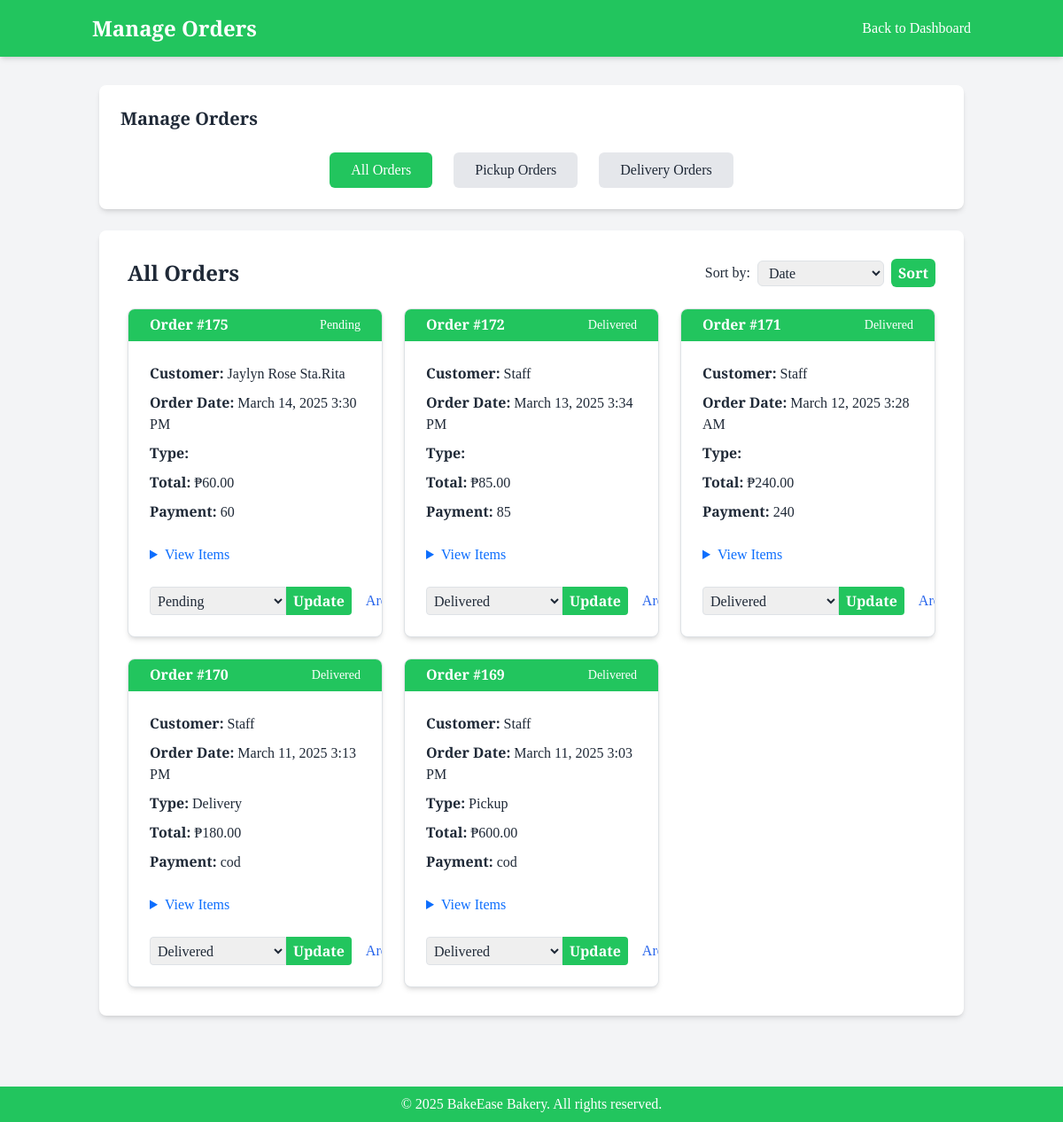
/views/admin/manage_orders.php (signed in), run on the app's committed database.
### tables this page shows
CREATE TABLE `orders` (
  `id` int(11) NOT NULL,
  `user_id` int(11) NOT NULL,
  `customer_email` varchar(255) DEFAULT NULL,
  `product_id` int(11) NOT NULL,
  `quantity` int(11) NOT NULL,
  `total_price` decimal(10,2) NOT NULL,
  `payment_method` varchar(50) NOT NULL,
  `address` text NOT NULL,
  `status` enum('pending','processing','Ready for pickup','Ready for delivery','Out for Delivery','Delivered','Cancelled') NOT NULL,
  `order_date` timestamp NOT NULL DEFAULT current_timestamp(),
  `order_type` enum('delivery','pickup') NOT NULL DEFAULT 'pickup',
  `delivery_address` text DEFAULT NULL,
  `customer_name` varchar(255) DEFAULT NULL,
  `pickup_time` datetime DEFAULT NULL,
  `final_total` decimal(10,2) DEFAULT NULL
);

CREATE TABLE `users` (
  `id` int(11) NOT NULL,
  `name` varchar(255) NOT NULL,
  `email` varchar(255) NOT NULL,
  `password` varchar(255) NOT NULL,
  `reset_token` varchar(255) DEFAULT NULL,
  `isAdmin` tinyint(4) DEFAULT NULL
);

### Classes/Database.php (called while the page is built, shortened)
<?php
class Database {
    private $servername = "localhost";
    private $username = "root";
    private $password = "";
    private $dbname = "bakery_oop";
    public function __construct() {
        $this->conn = new mysqli($this->servername, $this->username, $this->password, $this->dbname);
    }
}
?>

### Classes/AdminOrder.php (called while the page is built, shortened)
<?php
require_once "Database.php";
class AdminOrder extends Database {
    public function getOrders() {
        $sql = "SELECT o.*,
                       u.name AS customer_name,
                       GROUP_CONCAT(p.name SEPARATOR ', ') AS product_names,
                       SUM(oi.quantity) AS total_quantity,
                       COALESCE(SUM(oi.quantity * p.price), 0) AS total_price,
                       CASE
                           WHEN o.order_type = 'delivery' THEN SUBSTRING_INDEX(o.delivery_address, '\n', 1)
                           ELSE CONCAT('Pickup - ', o.pickup_time)
                       END AS delivery_info
                FROM orders o
                LEFT JOIN users u ON o.user_id = u.id
                LEFT JOIN order_items oi ON o.id = oi.order_id
                LEFT JOIN products p ON oi.product_id = p.id
                GROUP BY o.id
                ORDER BY o.id DESC";
        $result = $this->conn->query($sql);
        return ($result->num_rows > 0) ? $result->fetch_all(MYSQLI_ASSOC) : [];
    }
}
?>

### views/admin/manage_orders.php (the view, shortened to what this page needs)
<?php
include '../../classes/AdminOrder.php';
$adminOrder = new AdminOrder();
$orders = $adminOrder->getOrders();
?>
<!DOCTYPE html>
<html>
<head>
    <script src="https://cdn.tailwindcss.com"></script>
    <link href="https://cdn.jsdelivr.net/npm/bootstrap@5.3.3/dist/css/bootstrap.min.css" rel="stylesheet">
</head>
<body class="bg-gray-100 text-gray-800 font-bembo min-h-screen flex flex-col">
    <header class="bg-green-500 text-white shadow-md py-3">
        <div class="container mx-auto px-3 flex justify-between items-center">
            <h1 class="text-2xl font-bold">Manage Orders</h1>
            <a href="admin_dashboard.php" class="text-white hover:text-accent">Back to Dashboard</a>
        </div>
    </header>
    <main class="container mx-auto px-4 py-8">
        <div class="mb-6 bg-white p-6 rounded-lg shadow-md">
            <h2 class="text-xl font-semibold mb-4">Manage Orders</h2>
            <div class="flex justify-center gap-4">
                <button id="show-all-btn" class="px-4 py-2 bg-green-500 text-white rounded hover:bg-green-600 transition-colors">
                    All Orders
                </button>
                <button id="pickup-btn" class="px-4 py-2 bg-gray-200 text-gray-800 rounded hover:bg-gray-300 transition-colors">
                    Pickup Orders
                </button>
                <button id="delivery-btn" class="px-4 py-2 bg-gray-200 text-gray-800 rounded hover:bg-gray-300 transition-colors">
                    Delivery Orders
                </button>
            </div>
        </div>
        <section class="manage-orders bg-white p-8 rounded-lg shadow-md">
            <div class="flex justify-between items-center mb-6">
                <h2 class="text-2xl font-bold" id="orders-heading">All Orders</h2>
                <div class="flex items-center">
                    <span class="mr-2">Sort by:</span>
                    <form method="get" action="manage_orders.php" class="flex items-center">
                        <select name="sort_by" class="border rounded px-2 py-1 focus:outline-none focus:ring-2 focus:ring-primary">
                            <option value="date">Date</option>
                        </select>
                        <button type="submit" class="bg-green-500 text-white font-bold py-1 px-2 rounded ml-2 hover:bg-green-600 transition-colors">
                            Sort
                        </button>
                    </form>
                </div>
            </div>
            <div id="card-view">
                <div class="grid grid-cols-1 md:grid-cols-2 lg:grid-cols-3 gap-6">
                    <?php if (!empty($orders)): ?>
                        <?php foreach ($orders as $order): ?>
                            <div class="order-card bg-white rounded-lg shadow-md overflow-hidden border border-gray-200"
                                 data-order-type="<?= $order['order_type'] ?>" data-order-id="<?= $order['id'] ?>">
                                <div class="bg-green-500 text-white px-4 py-2 flex justify-between items-center">
                                    <h3 class="font-bold">Order #<?= $order['id'] ?></h3>
                                    <span class="text-sm"><?= ucfirst($order['status']) ?></span>
                                </div>
                                <div class="p-4">
                                    <div class="mb-2"><strong>Customer:</strong> <?= $order['customer_name'] ?></div>
                                    <div class="mb-2"><strong>Order Date:</strong> <?= date('F j, Y g:i A', strtotime($order['order_date'])) ?></div>
                                    <div class="mb-2"><strong>Type:</strong> <?= ucfirst($order['order_type']) ?></div>
                                    <div class="mb-2"><strong>Total:</strong> ₱<?= $order['total_price'] ?></div>
                                    <div class="mb-4"><strong>Payment:</strong> <?= $order['payment_method'] ?></div>
                                    <details class="mb-4">
                                        <summary class="cursor-pointer font-medium text-primary">View Items</summary>
                                    </details>
                                    <div class="flex justify-between items-center mt-4">
                                        <form method='post' action='manage_orders.php' class="inline-block flex-1 mr-2">
                                            <div class="flex">
                                                <select name='new_status' class="border rounded-l px-1 py-1 focus:outline-none focus:ring-2 focus:ring-primary flex-1 w-30">
                                                    <option value='pending' <?= ($order['status'] == 'pending' ? 'selected' : '') ?>>Pending</option>
                                                    <option value='Delivered' <?= ($order['status'] == 'Delivered' ? 'selected' : '') ?>>Delivered</option>
                                                </select>
                                                <button type='submit' name='update_order_status'
                                                        class="bg-green-500 text-white font-bold py-1 px-2 rounded-r hover:bg-green-600 transition-colors">
                                                    Update
                                                </button>
                                            </div>
                                        </form>
                                        <a href='../../actions/admin-order-actions.php?archive_order=<?= $order['id'] ?>'
                                            onclick='return confirm("Are you sure you want to archive this order?")'
                                            class='text-blue-600 hover:text-blue-900 ml-2'>
                                                Archive
                                        </a>
                                    </div>
                                </div>
                            </div>
                        <?php endforeach; ?>
                    <?php else: ?>
                        <div class="col-span-full text-center py-8">
                            No orders found.
                        </div>
                    <?php endif; ?>
                </div>
            </div>
        </section>
    </main>
    <footer class="bg-green-500 text-white mt-12 py-2">
        <div class="container mx-auto px-2">
        <p class="text-center">© 2025 BakeEase Bakery. All rights reserved.</p>        </div>
    </footer>
</body>
</html>

### views/admin/manage_orders.php (style rules this page uses)
html, body { height: 100%; margin: 0; }
body { display: flex; flex-direction: column; }
main { flex: 1; }
footer { flex-shrink: 0; }

### data on the page
orders: id "175", status "Pending", user.name "Jaylyn Rose Sta.Rita", order_date "March 14, 2025 3:30 PM", total_price "60.00", payment_method "60", new_status "Pending"
orders: id "172", status "Delivered", user.name "Staff", order_date "March 13, 2025 3:34 PM", total_price "85.00", payment_method "85", new_status "Delivered"
orders: id "171", status "Delivered", user.name "Staff", order_date "March 12, 2025 3:28 AM", total_price "240.00", payment_method "240", new_status "Delivered"
orders: id "170", status "Delivered", user.name "Staff", order_date "March 11, 2025 3:13 PM", order_type "Delivery", total_price "180.00", payment_method "cod", new_status "Delivered"
orders: id "169", status "Delivered", user.name "Staff", order_date "March 11, 2025 3:03 PM", order_type "Pickup", total_price "600.00", payment_method "cod", new_status "Delivered"
